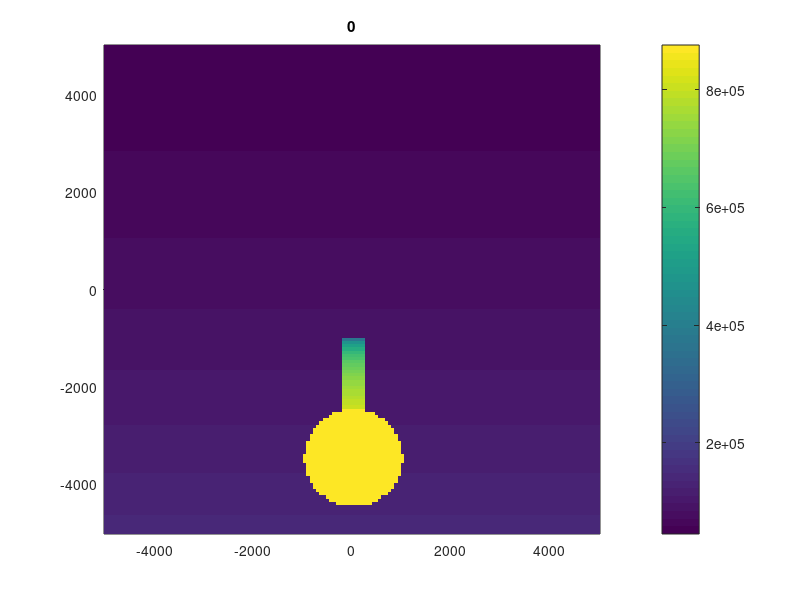

This figure's MATLAB source: (Note: this script raises an error after producing the figure.)
clear, figure(1), %clf, colormap(parula(256))
% Physics
Lx      = 1e4;
Ly      = Lx;
rho0    = 1.225;
drho    = 3e2;
Vx0     = 0;
P0      = 1e5;
beta    = 1/141e3;
mu      = 1.81e-5;
g       = 9.81;
% % characteristic values
% % tc      = beta*mu*1e3;
% % rhoc    = rho0;
% % Vc      = Vx0;
% % Lc      = Vc*tc;
% % muc     = rhoc*Lc*Vc;
% % betac   = 1/(muc/tc);
% 
% % muc     = mu;
% % rhoc    = rho0;
% % betac   = beta;
% % Pc      = 1/betac; 
% % tc      = muc*betac;
% % Lc      = sqrt(muc/rhoc*tc);
% % Vc      = Lc/tc;
% 
% Lc      = Lx;
% Pc      = P0;
% rhoc    = rho0+drho;
% betac   = 1/Pc;
% tc      = sqrt(rhoc*Lc^2/Pc);
% Vc      = Lc/tc;
% muc     = Pc*tc;
% 
% % Vc      = 1/sqrt(beta*rho0);
% % Lc      = Lx;
% % Pc      = P0;
% % tc      = Lc/Vc;
% % betac   = 1/Pc;
% % rhoc    = Pc/Vc^2;
% % 
% % muc     = Pc*tc;
% 
% % nondimensional values
% Lx      = Lx/Lc;
% Ly      = Ly/Lc;
% P0      = P0/Pc;
% rho0    = rho0/rhoc;
% drho    = drho/rhoc; 
% Vx0     = Vx0/Vc;
% beta    = beta/betac;
% mu      = mu/muc;
% numerics
nx      = 151;
ny      = 151;
dx      = Lx/(nx);
dy      = Ly/(ny);
nout    = 1;
dt      = 6e-2;
CFL_P   = 1/4;
CFL_V   = 1/16;
ksi     = 0*0.95;
% Initialization
Xv      = -Lx/2:dx:Lx/2;
Xc      = -(Lx+dx)/2:dx:(Lx+dx)/2;
Yv      = -Ly/2:dy:Ly/2;
Yc      = -(Ly+dy)/2:dy:(Ly+dy)/2;
[x2dc  y2dc ] = ndgrid(Xc,Yc);
[x2dVx y2dVx] = ndgrid(Xv,Yc);
[x2dVy y2dVy] = ndgrid(Xc,Yv);

Vx        = Vx0*ones(nx+1,ny+2);
Vx(1,:)   = Vx0;
Vx(end,:) = Vx0;
locX      = 0;
locY      = -0.35*Ly;
diam      = 0.2*Lx;
radrho    = sqrt((x2dc -locX).^2 + (y2dc -locY).^2);
radVx     = sqrt((x2dVx-locX).^2 + (y2dVx-locY).^2);
radVy     = sqrt((x2dVy-locX).^2 + (y2dVy-locY).^2);
Xp        = [-1/2 -1/2 -0.3 -1/8 -0.02 -0.02  0.02  0.02  1/8  0.3  1/2  1/2]*Lx;
Yp        = [-1/2 -1/5 -1/5 -0.1 -0.15  -0.35 -0.35 -0.15  -0.1 -1/5 -1/5 -1/2]*Ly;
Xp2       = [-0.02 -0.02  0.02  0.02]*Lx;
Yp2       = [-0.1  -0.35 -0.35 -0.1]*Ly;
% plot(Xp,Yp)
maskrho  = 1-inpolygon(x2dc,y2dc,Xp,Yp);
maskrho(radrho<diam/2) = 1;
maskVx  = 1-inpolygon(x2dVx,y2dVx,Xp,Yp);
maskVx(radVx<diam/2) = 1;
maskVy  = 1-inpolygon(x2dVy,y2dVy,Xp,Yp);
maskVy(radVy<diam/2) = 1;

P         = P0*exp(-g*(y2dc+1/5*Ly)*0.028/288/8.314);
rho       = rho0.*exp(beta*(P-P0));
rho(radrho<diam/2) = rho0+drho;

rho(inpolygon(x2dc,y2dc,Xp2,Yp2)==1 & y2dc<locY+diam/2) = rho0+drho;
rho(inpolygon(x2dc,y2dc,Xp2,Yp2)==1 & y2dc>=locY+diam/2) = -(y2dc(inpolygon(x2dc,y2dc,Xp2,Yp2)==1 & y2dc>=locY+diam/2)+0.1*Ly)*drho/(-0.1-(locY+diam/2))+rho0; 
P         = 1/beta*log(rho/rho0)+P0; 
pcolor(x2dc,y2dc,P), shading flat,title('0'), colorbar, hold on
plot(polyshape(Xp,Yp))
Vy        = 0*Vx0/1*exp(-1e3*((x2dVy-(locX+1.5*diam)   ).^2 + y2dVy.^2));
Mx        = av_x(rho).*Vx;
My        = av_y(rho).*Vy;
rho_ini   = sum(rho(2:end-1));
Mx_ini    = sum(Mx);

rhoRes    = 0*rho(2:end-1,2:end-1);
%Vx      = linspace(Vx0/2,Vx0,length(Xc));
% pcolor(x2dVx,y2dVx,Vx), shading flat,title('0'), hold on
% plot(circ_X,circ_Y,'k',circ_X,-circ_Y,'k')
% X = av_xy(x2dc); Y = av_xy(y2dc); U= av_y(Vx); V=av_x(Vy);
% step = 3;
% quiver(X(1:step:end,1:step:end),Y(1:step:end,1:step:end),U(1:step:end,1:step:end),V(1:step:end,1:step:end),'w'), hold off, axis equal, drawnow

hold off
% Action
time = 0;
for it = 1:3e2
    rho_old = rho;
    Mx_old = Mx;
    My_old = My;
    err = 1;
    iter = 0;
    dMxdtau   = 0*Mx(2:end-1,2:end-1);
    dMydtau   = 0*My(2:end-1,2:end-1);
    while err > 1e-3
        iter = iter+1;
        dt           = min([dx/max(abs(Vx(:))),dy/max(abs(Vy(:))),min(dx,dy)*sqrt(max(rho(:))*beta),min(dx,dy).^2/mu])*8;
%         dt           = min([min(dx,dy)*sqrt(max(rho(:))*beta),min(dx,dy).^2/mu]);
        c_loc        = 1./sqrt(rho(2:end-1,2:end-1)*beta);
        dtPT         = min(min(min(dx./abs(av_x(Vx(:,2:end-1))),dx./abs(av_y(Vy(2:end-1,:)))),min(dx,dy).^2/mu*ones(nx,ny)),dx./c_loc);
        dtrho        = 1./(1/dt + 1./(min(dx,dy)./c_loc/4.1));
        % Conservation of mass
        Frhox        = (Vx>0).*Vx.*rho(1:end-1, :     ) + (Vx<0).*Vx.*rho(2:end, :   );
        Frhoy        = (Vy>0).*Vy.*rho( :     ,1:end-1) + (Vy<0).*Vy.*rho( :   ,2:end);
%         Frhox        = Vx.*av_x(rho);
%         Frhoy        = Vy.*av_y(rho);
        drhodt       = (rho-rho_old)/dt;
        rhoRes       = - drhodt(2:end-1,2:end-1) - diff(Frhox(:,2:end-1),1,1)/dx - diff(Frhoy(2:end-1,:),1,2)/dy; 
        rhoRes       = rhoRes.*maskrho(2:end-1,2:end-1);
        rho(2:end-1,2:end-1) = rho(2:end-1,2:end-1) + rhoRes.*dtrho.*CFL_P;
        % BC Inflow and outflow densities
        rho(1,:)       = rho(2,:);
        rho(end,:)     = rho(end-1,:);
        % BC impermeable walls
        rho(:,1)       = rho(:,2);
        rho(:,end)     = rho(:,end-1);
        
        % Strain-rates and stresses
        P            = 1/beta*log(rho/rho0)+P0;
        divV         = diff(Vx(:,2:end-1),1,1)/dx + diff(Vy(2:end-1,:),1,2)/dy;
        Exx          = diff(Vx(:,2:end-1),1,1)/dx - 1/3*divV;
        Eyy          = diff(Vy(2:end-1,:),1,2)/dx - 1/3*divV;
        Ezz          =                            - 1/3*divV;  
        Exy          = 0.5*(diff(Vy,1,1)/dx + diff(Vx,1,2)/dx);
        Sxx          = -P(2:end-1,2:end-1) + 2*mu.*Exx;
        Syy          = -P(2:end-1,2:end-1) + 2*mu.*Eyy;       
        Sxy          =                       2*mu.*Exy;
        Szz          = -P(2:end-1,2:end-1) + 2*mu.*Ezz; 
        dtV          = 1./(1/dt + 1./(min(dx,dy).^2./mu/4))*CFL_V;
        
        % Conservation of the x-component of momentum
        Mx           = av_x(rho).*Vx;
        FMxx         = (av_x(Vx( :     ,2:end-1))>0).*av_x(Vx( :     ,2:end-1)).*Mx(1:end-1,2:end-1) + (av_x(Vx( :     ,2:end-1))<0).*av_x(Vx( :     ,2:end-1)).*Mx(2:end  ,2:end-1);
%         FMxx         = av_x(Vx(:,2:end-1).*Mx(:,2:end-1));
        FMxy         = (av_x(Vy(2:end-1, :     ))>0).*av_x(Vy(2:end-1, :     )).*Mx(2:end-1,1:end-1) + (av_x(Vy(2:end-1, :     ))<0).*av_x(Vy(2:end-1, :     )).*Mx(2:end-1,2:end  );

        dMxdt       = (Mx-Mx_old)/dt;
        MxRes       = - dMxdt(2:end-1,2:end-1) - diff((FMxx - Sxx),1,1)/dx - diff(FMxy - Sxy(2:end-1,:),1,2)/dy;
        MxRes       = MxRes.*maskVx(2:end-1,2:end-1);
        dMxdtau     = MxRes + dMxdtau*ksi;
        Mx(2:end-1,2:end-1)  = Mx(2:end-1,2:end-1) + dMxdtau.*av_x(dtPT)*CFL_V;
        % BC fixed walls (normal velocity = 0)
        Mx(:,1)      = Mx(:,2);
        Mx(:,end)    = Mx(:,end-1);
        % BC no slip on vertical walls
%         Mx(1,:)      = Mx(2,:);
%         Mx(end,:)    = Mx(end-1,:);
        
        Vx           = Mx./av_x(rho);
        Vx(1,:)      = Vx0;
        Vx(end,:)    = Vx0;
        
        % Conservation of the y component of momentum
        My           = av_y(rho).*Vy;
        FMyy         = (av_y(Vy(2:end-1, :     ))>0).*av_y(Vy(2:end-1, :     )).*My(2:end-1,1:end-1) + (av_y(Vy(2:end-1, :     ))<0).*av_y(Vy(2:end-1, :     )).*My(2:end-1,2:end  );
        FMyx         = (av_y(Vx( :     ,2:end-1))>0).*av_y(Vx( :     ,2:end-1)).*My(1:end-1,2:end-1) + (av_y(Vx( :     ,2:end-1))<0).*av_y(Vx( :     ,2:end-1)).*My(2:end  ,2:end-1);

        dMydt       = (My-My_old)/dt;
        MyRes       = - dMydt(2:end-1,2:end-1) - diff(FMyy - Syy,1,2)/dy - diff(FMyx - Sxy(:,2:end-1),1,1)/dx - g*av_y(rho(2:end-1,2:end-1));
        MyRes       = MyRes.*maskVy(2:end-1,2:end-1);
        dMydtau     = MyRes + dMydtau*ksi;
        My(2:end-1,2:end-1)  = My(2:end-1,2:end-1) + dMydtau.*av_y(dtPT)*CFL_V;
        Vy           = My./av_y(rho);
        % BC fixed walls (normal velocity = 0)
        My(1,:)      = -My(2,:);
        My(end,:)    = -My(end-1,:);
        % BC no slip on horizontal walls
        My(:,1)      = My(:,2);
        My(:,end)    = My(:,end-1);

        if mod(iter, 25) == 0
            err = max(abs([rhoRes(:); MxRes(:); MyRes(:)]));
            if isnan(err) == 1 
                break
            end

%                 surf(x2dc,y2dc,rho), shading interp, drawnow
%                 imagesc(MxRes), colorbar, drawnow
%             semilogy(iter,err,'o'), hold on, drawnow
        end
    end
    time = time +dt;
    if mod(it-1, 1) == 0
%         plot(Xc, rho,'-',Xv, Vx,'-',Xc, rho2,'--',Xv, Vx2,'--'), axis([-Lx/2 Lx/2 -4*rho0 4*rho0]), drawnow
%         plot(Xc, rho,'-',Xv, Vx,'-'), axis([-Lx/2 Lx/2 -4*rho0 4*rho0]), drawnow
%         plot(it,sum(rho(2:end-1))-rho_ini,'ob',it,sum(Mx)-Mx_ini,'or',it,sum(rho2(2:end-1))-rho_ini,'xb',it,sum(Mx2)-Mx_ini,'xr'),  drawnow, hold on
%         plot(it,iter,'o'), hold on, drawnow
    pcolor(x2dc,y2dc,P), shading flat,title(time), caxis([P0 P0*2]), colorbar, hold on 
    plot(Xp,Yp,'w')
%     pcolor(x2dVy,y2dVy,Vy), shading flat,title(it), hold on
%     plot(circ_X,circ_Y,'k',circ_X,-circ_Y,'k')
    X = av_xy(x2dc); Y = av_xy(y2dc); U= av_y(Vx); V=av_x(Vy);
    step = 5;
    quiver(X(1:step:end,1:step:end),Y(1:step:end,1:step:end),U(1:step:end,1:step:end),V(1:step:end,1:step:end),'w'), hold off, axis equal, drawnow
    
    end
end


function A = av_x(B)
    A = 0.5*(B(2:end,:)+B(1:end-1,:));
end
function A = av_y(B)
    A = 0.5*(B(:,2:end)+B(:,1:end-1));
end
function A = av_xy(B)
    A = 0.25*(B(2:end,2:end)+B(1:end-1,2:end)+B(2:end,1:end-1)+B(1:end-1,1:end-1));
end
function [A] = advection2d(A,Vx,Vy,dx,dy,dt)
%Function advection 2d is a function that is used for upwind
%advection in 2d problems
dtadv = dt;
A(1:end-1,:) = A(1:end-1,:) - (Vx(2:end-1,:)<0).*Vx(2:end-1,:).*diff(A,1,1)/dx*dtadv;
A(2:end  ,:) = A(2:end  ,:) - (Vx(2:end-1,:)>0).*Vx(2:end-1,:).*diff(A,1,1)/dx*dtadv;        
A(:,1:end-1) = A(:,1:end-1) - (Vy(:,2:end-1)<0).*Vy(:,2:end-1).*diff(A,1,2)/dy*dtadv;
A(:,2:end  ) = A(:,2:end  ) - (Vy(:,2:end-1)>0).*Vy(:,2:end-1).*diff(A,1,2)/dy*dtadv;
return
end


